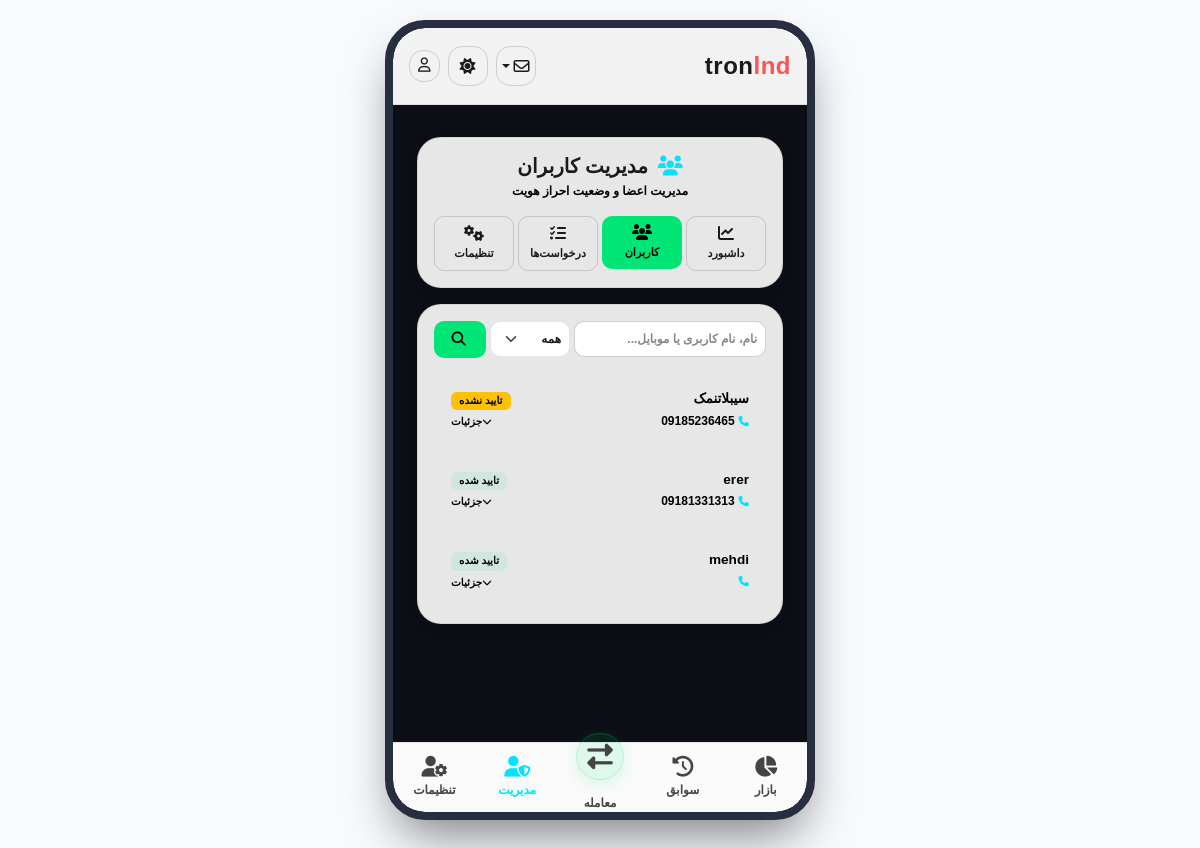
Before: /panel/users/ (signed in) with the older database file.
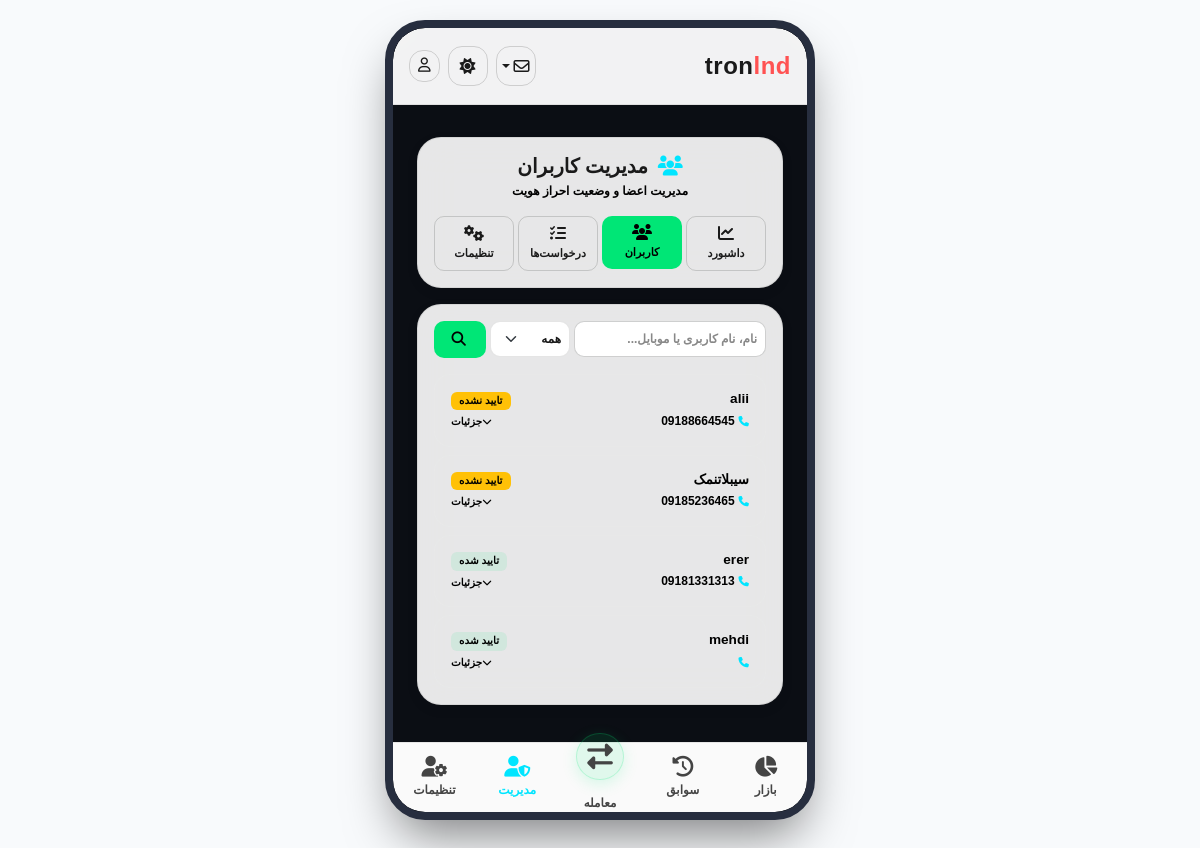
After: the same page with the newer database file.
### accounts/models.py (models this page shows, shortened)
class CustomUser(AbstractUser):
    full_name = models.CharField(
        max_length=200,
        verbose_name="نام کامل"
    )
    mobile = models.CharField(
        max_length=11,
        unique=True,
        verbose_name="شماره موبایل"
    )
    national_card_image = models.ImageField(
        upload_to='national_cards/',
        blank=True,
        null=True
    )
    selfie_image = models.ImageField(
        upload_to='selfies/',
        blank=True,
        null=True
    )
    card_number = models.CharField(
        max_length=16,
        blank=True
    )
    iban = models.CharField(
        max_length=26,
        blank=True
    )
    is_verified = models.BooleanField(
        default=False
    )

### admin_panel/views.py (the view)
# urls.py: path('users/', views.users_list, name='panel_users'),
@staff_member_required
def users_list(request):
    user_search = request.GET.get('user_search', '')
    user_status_filter = request.GET.get('user_status', '')
    all_users_list = CustomUser.objects.order_by('-date_joined')
    if user_status_filter == 'verified':
        all_users_list = all_users_list.filter(is_verified=True)
    elif user_status_filter == 'unverified':
        all_users_list = all_users_list.filter(is_verified=False)
    if user_search:
        all_users_list = all_users_list.filter(
            Q(username__icontains=user_search) |
            Q(full_name__icontains=user_search) |
            Q(mobile__icontains=user_search)
        )
    context = {
        'users': all_users_list,
        'user_search': user_search,
        'user_status_filter': user_status_filter,
    }
    return render(request, 'admin_panel/users.html', context)

### admin_panel/templates/admin_panel/users.html (shortened to what this page needs)
{% extends 'core/base.html' %}
{% block content %}
<div class="container my-3 px-2">
    <div class="glass-card p-3 mb-3">
        <div class="text-center mb-3">
            <h5 class="text-white fw-bold mb-1">
                <i class="fa-solid fa-users text-cyan me-1"></i>
                مدیریت کاربران
            </h5>
            <p class="text-custom-muted small mb-0" style="font-size: 0.75rem;">مدیریت اعضا و وضعیت احراز هویت</p>
        </div>
        <div class="row g-1 text-center">
            <div class="col-3">
                <a href="{% url 'panel_dashboard' %}" class="btn btn-sm btn-modern btn-modern-outline w-100 py-2 px-1" style="font-size: 0.7rem; border-radius: 10px;">
                    <i class="fa-solid fa-chart-line d-block mb-1 fs-6"></i>
                    داشبورد
                </a>
            </div>
            <div class="col-3">
                <a href="{% url 'panel_users' %}" class="btn btn-sm btn-modern btn-modern-primary w-100 py-2 px-1" style="font-size: 0.7rem; border-radius: 10px;">
                    <i class="fa-solid fa-users d-block mb-1 fs-6"></i>
                    کاربران
                </a>
            </div>
            <div class="col-3">
                <a href="{% url 'panel_transactions' %}" class="btn btn-sm btn-modern btn-modern-outline w-100 py-2 px-1" style="font-size: 0.7rem; border-radius: 10px;">
                    <i class="fa-solid fa-list-check d-block mb-1 fs-6"></i>
                    درخواست‌ها
                </a>
            </div>
            <div class="col-3">
                <a href="{% url 'panel_settings' %}" class="btn btn-sm btn-modern btn-modern-outline w-100 py-2 px-1" style="font-size: 0.7rem; border-radius: 10px;">
                    <i class="fa-solid fa-gears d-block mb-1 fs-6"></i>
                    تنظیمات
                </a>
            </div>
        </div>
    </div>
    <div class="glass-card p-3">
        <form method="get" class="mb-3">
            <div class="row g-1">
                <div class="col-7">
                    <input type="text" name="user_search" class="form-control form-control-sm bg-dark text-white border-secondary-subtle py-2"
                           placeholder="نام، نام کاربری یا موبایل..." value="{{ user_search }}" style="border-radius: 10px; font-size: 0.75rem;">
                </div>
                <div class="col-3">
                    <select name="user_status" class="form-select form-select-sm bg-dark text-white border-secondary-subtle py-2" style="border-radius: 10px; font-size: 0.75rem;">
                        <option value="">همه</option>
                    </select>
                </div>
                <div class="col-2">
                    <button type="submit" class="btn btn-sm btn-modern btn-modern-primary w-100 h-100 py-1.5" style="border-radius: 10px;">
                        <i class="fa-solid fa-search"></i>
                    </button>
                </div>
            </div>
        </form>
        <div class="d-flex flex-column gap-2">
            {% for u in users %}
            <div class="p-3 rounded-4" style="background: rgba(255,255,255,0.02); border: 1px solid rgba(255,255,255,0.05); cursor: pointer;"
                 data-bs-toggle="collapse" data-bs-target="#userCollapse{{ u.id }}" aria-expanded="false" aria-controls="userCollapse{{ u.id }}">
                <div class="d-flex justify-content-between align-items-center">
                    <div>
                        <h6 class="text-white mb-1 fw-bold" style="font-size: 0.85rem;">{{ u.full_name|default:u.username }}</h6>
                        <small class="text-custom-muted d-block" style="font-size: 0.75rem;"><i class="fa-solid fa-phone me-1 text-cyan" style="font-size:0.65rem;"></i>{{ u.mobile }}</small>
                    </div>
                    <div class="text-end d-flex flex-column align-items-end">
                        {% if u.is_verified %}
                            <span class="badge bg-success-subtle text-neon-green px-2 py-1" style="font-size: 0.65rem;">تایید شده</span>
                        {% else %}
                            <span class="badge bg-warning text-dark px-2 py-1" style="font-size: 0.65rem;">تایید نشده</span>
                        {% endif %}
                        <small class="text-custom-muted d-block mt-1" style="font-size: 0.65rem;"><i class="fa-solid fa-chevron-down ms-1" style="font-size: 0.6rem;"></i>جزئیات</small>
                    </div>
                </div>
            </div>
            {% empty %}
            <p class="text-center text-custom-muted py-4 mb-0 small">کاربری یافت نشد.</p>
            {% endfor %}
        </div>
    </div>
</div>
{% endblock %}

### core/templates/core/base.html (shortened to what this page needs)
<!DOCTYPE html>
<html lang="fa" dir="rtl">
<head>
    <link href="https://cdn.jsdelivr.net/npm/bootstrap@5.3.3/dist/css/bootstrap.rtl.min.css" rel="stylesheet">
    <link href="https://cdnjs.cloudflare.com/ajax/libs/font-awesome/6.5.1/css/all.min.css" rel="stylesheet">
    <link href="https://cdn.jsdelivr.net/npm/vazirmatn@33.0.3/Vazirmatn-font-face.css" rel="stylesheet" type="text/css" />
</head>
<body class="light-mode">
    <div class="mobile-viewport-container d-flex flex-column min-vh-100">
        <nav class="navbar navbar-expand navbar-dark navbar-custom">
            <div class="container px-3">
                <a class="navbar-brand brand-logo" href="{% url 'home' %}">
                    tron<span>lnd</span>
                </a>
                <div class="d-flex align-items-center gap-2">
                                    {% if user.is_authenticated %}
                                    <div class="dropdown">
                                        <a class="btn btn-modern btn-modern-outline py-1 px-2 d-flex align-items-center justify-content-center position-relative dropdown-toggle" href="#" role="button" data-bs-toggle="dropdown" aria-expanded="false" style="width:40px;height:40px;">
                                            <i class="fa-regular fa-envelope" style="font-size:1rem;"></i>
                                        </a>
                                    </div>
                                    {% else %}
                                    <a href="#" class="btn btn-modern btn-modern-outline py-1 px-2 d-flex align-items-center justify-content-center position-relative" style="width:40px;height:40px;">
                                        <i class="fa-regular fa-envelope" style="font-size:1rem;"></i>
                                    </a>
                                    {% endif %}
                    <button id="theme-toggle" class="btn btn-modern btn-modern-outline py-1 px-2 d-flex align-items-center justify-content-center" style="width:40px;height:40px;">
                                            <i class="fa-solid fa-sun" style="font-size:1rem;"></i>
                                        </button>
                    {% if user.is_authenticated %}
                    <div class="profile-panel-wrapper">
                        <button class="btn btn-modern btn-modern-outline py-1 px-2 profile-panel-trigger" style="position:relative;z-index:1;">
                            <i class="fa-regular fa-user"></i>
                        </button>
                    </div>
                    {% else %}
                    <a href="{% url 'login' %}" class="btn btn-modern btn-modern-outline py-1 px-3">ورود</a>
                    <a href="{% url 'register' %}" class="btn btn-modern btn-modern-primary py-1 px-3">ثبت نام</a>
                    {% endif %}
                </div>
            </div>
        </nav>
        <main class="flex-grow-1 px-3 pt-3">
            {% block content %}{% endblock %}
        </main>
        <div class="bottom-nav">
                    <a href="{% url 'home' %}" class="bottom-nav-item {% if request.resolver_match.url_name == 'home' %}active{% endif %}">
                        <i class="fa-solid fa-chart-pie"></i>
                        <span>بازار</span>
                    </a>
                    <a href="{% url 'request_history' %}" class="bottom-nav-item {% if request.resolver_match.url_name == 'request_history' %}active{% endif %}">
                        <i class="fa-solid fa-clock-rotate-left"></i>
                        <span>سوابق</span>
                    </a>
                    <a href="{% url 'buy_crypto' %}" class="bottom-nav-item action-hub">
                        <i class="fa-solid fa-right-left"></i>
                        <span>معامله</span>
                    </a>
            {% if user.is_authenticated and user.is_staff %}
            <a href="{% url 'panel_dashboard' %}" class="bottom-nav-item {% if request.resolver_match.url_name == 'panel_dashboard' %}active{% endif %}" style="color: var(--accent-cyan);">
                <i class="fa-solid fa-user-shield text-cyan"></i>
                <span>مدیریت</span>
            </a>
            {% else %}
            <a href="#" class="bottom-nav-item">
                <i class="fa-solid fa-wallet"></i>
                <span>کیف پول</span>
            </a>
            {% endif %}
            <a href="{% url 'profile' %}" class="bottom-nav-item {% if request.resolver_match.url_name == 'profile' %}active{% endif %}">
                <i class="fa-solid fa-user-gear"></i>
                <span>تنظیمات</span>
            </a>
        </div>
    </div>
</body>
</html>

Changed rows visible on the page:
added CustomUser: full_name "alii", mobile "09188664545", is_verified "تایید نشده"
